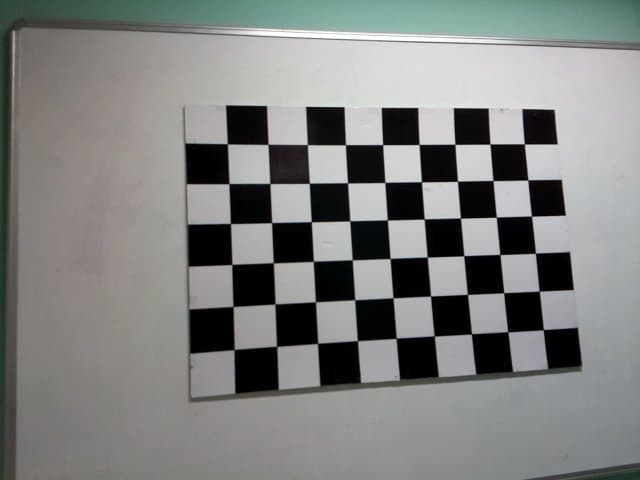
#> input picture photogrammetry/calib_2.jpg, 640 x 480 px
$ jupyter execute --allow-errors opencv.ipynb
#> lines starting #> are read from the running program, lines starting #| are printed output that depends on the picture; after the words box and inside, x2 and y2 are one past the last pixel; in counts of white or black regions, pixels touching at a corner belong together; long printed decimals are rounded
## 1. Camera calibration

Goal: find the intrinsic coordinates and distortion coefficients of the camera.

[cell 1]
def make_grid(grid_nx, grid_ny, rotation=0):
    grid = np.zeros((grid_nx * grid_ny, 3), dtype=np.float32)
    count = 0
    for y in range(grid_ny):
        for x in range(grid_nx):
            grid[count, 0] = x
            grid[count, 1] = y
            count += 1

    if rotation == 1:
        # Rotate 90 degrees counterclockwise (around the center of the grid)
        grid[:, [0, 1]] = grid[:, [1, 0]]
        grid[:, 0] = grid_ny - 1 - grid[:, 0]

    elif rotation == 2:
        # Rotate 180 degrees
        grid[:, 0] = grid_nx - 1 - grid[:, 0]
        grid[:, 1] = grid_ny - 1 - grid[:, 1]

    elif rotation == 3:
        # Rotate 270 degrees counterclockwise (or 90 degrees clockwise)
        grid[:, [0, 1]] = grid[:, [1, 0]]
        grid[:, 1] = grid_nx - 1 - grid[:, 1]

    return grid

#> (a cell that did not finish here is left out)

#> (a cell that did not finish here is left out)

[cell 4]
import matplotlib.pyplot as plt
import numpy as np
import cv2 as cv
import glob

criteria = (cv.TERM_CRITERIA_EPS + cv.TERM_CRITERIA_MAX_ITER, 30, 0.001)

grid_size = (9, 6)
objp = make_grid(grid_size[0], grid_size[1], rotation=0)
# Arrays to store object points and image points from all the images.
objpoints = [] # 3d point in real world space
imgpoints = [] # 2d points in image plane.
images = glob.glob('calib_2.jpg')
for fname in images:
    img = cv.imread(fname)
#> img is the input picture: shape (480, 640, 3); mean B, G, R 128.3, 129.5, 128.2
    gray = cv.cvtColor(img, cv.COLOR_BGR2GRAY)
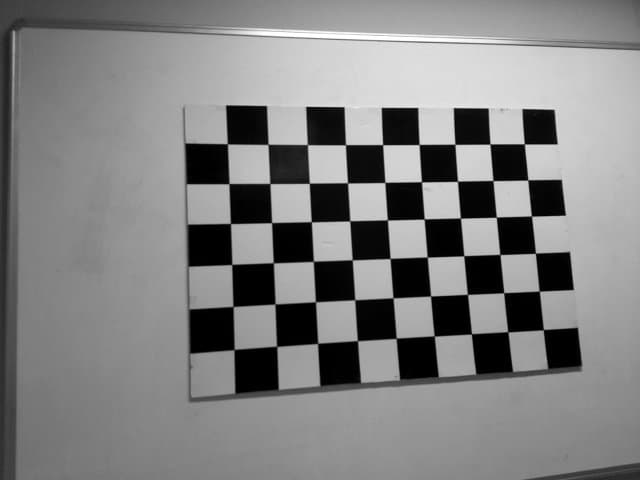
#> gray: shape (480, 640); min 0, max 255, mean 129
    # Find the chess board corners
    ret, corners = cv.findChessboardCorners(gray, grid_size, None)
#> ret = True; corners = 54 rows, first 8: [543.5, 329.1], [507.5, 331.7], [471.4, 333.9], [434.5, 336.2], [396.6, 337.7], [357.2, 340.6], [318.7, 342.4], [277.5, 347.2]
    # If found, add object points, image points (after refining them)
    if ret == True:
        objpoints.append(objp)
        corners2 = cv.cornerSubPix(gray,corners, (11,11), (-1,-1), criteria)
#> corners2 = 54 rows, first 8: [543.3, 329.7], [507.8, 331.8], [471.5, 333.8], [434.2, 336], [396.2, 338.3], [357.5, 340.7], [317.6, 343.4], [276.7, 346.3]
        imgpoints.append(corners2)
        # Draw and display the corners
        cv.drawChessboardCorners(img, grid_size, corners2, ret)
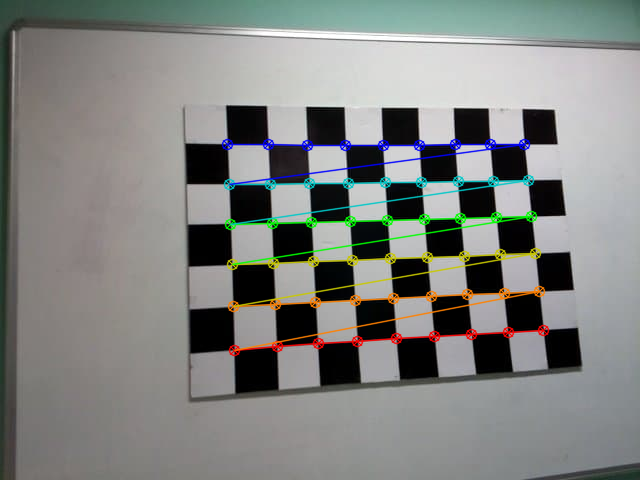
#> img: shape (480, 640, 3); 4.58% of pixels changed, all inside (x1, y1, x2, y2) = (221, 138, 550, 357)
        plt.imshow(img)

[cell 5]
ret, mtx, dist, rvecs, tvecs = cv.calibrateCamera(objpoints, imgpoints, gray.shape[::-1], None, None)
#> ret = 0.137; mtx = [[461.9, 0, 257], [0, 447.5, 218.7], [0, 0, 1]]; dist = [[0.145, -0.0349, -0.00454, -0.0159, -0.0888]]; rvecs = ([-0.263, 0.165, 3.1],); tvecs = ([7.37, 2.94, 12.08],)

dist
#> Out = [[0.145, -0.0349, -0.00454, -0.0159, -0.0888]]

[cell 6]
ret, mtx, dist, rvecs, tvecs = cv.calibrateCamera(objpoints, imgpoints, gray.shape[::-1], None, None)
print("RETURN:\n", ret)
#| RETURN:
#|  0.137
print("CAMERA_MATRIX:\n", mtx)
#| CAMERA_MATRIX:
#|  [[461.918   0.         257.027]
#|  [  0.         447.516 218.658]
#|  [  0.           0.           1.        ]]
print("DISTORTION:\n", dist)
#| DISTORTION:
#|  [[ 0.145 -0.03492  -0.004542 -0.0159 -0.08877 ]]
print("ROTATION:\n", rvecs)
#| ROTATION:
#|  (array([[-0.2631],
#|        [ 0.1651],
#|        [ 3.096]]),)
print("TRANSLATION:\n", tvecs)
#| TRANSLATION:
#|  (array([[ 7.369],
#|        [ 2.937],
#|        [12.075]]),)

[cell 7]
def display_rotation_vector(rvec):
    angle = np.linalg.norm(rvec)
#> angle = 3.11
    direction = rvec / angle
#> direction = [-0.0845, 0.0531, 0.995]
    print(np.abs(angle - np.pi))
#| 0.03031
    print(f"ANGLE: {angle / np.pi * 180:.2f}")
#| ANGLE: 178.26
    print("DIRECTION:\n", direction)
#| DIRECTION:
#|  [[-0.08455]
#|  [ 0.05307]
#|  [ 0.995]]
display_rotation_vector(rvecs[0])

[cell 8]
mean_error = 0
for i in range(len(objpoints)):
    imgpoints2, _ = cv.projectPoints(objpoints[i], rvecs[i], tvecs[i], mtx, dist)
    error = cv.norm(imgpoints[i], imgpoints2, cv.NORM_L2)/len(imgpoints2)
    mean_error += error
#> this loop made 1 pass
#> (error, mean_error) on pass 1: (0.0186, 0.0186)
#> after the loop, mean_error = 0.0186
print( "total error: {}".format(mean_error/len(objpoints)) )
#| total error: 0.01865

[cell 9]
img = cv.imread('calib_2.jpg')
h,  w = img.shape[:2]
#> h = 480; w = 640

# undistort image
# dist = np.zeros((1, 5))
newcameramtx, roi = cv.getOptimalNewCameraMatrix(mtx, dist, (w,h), 1, (w,h))
#> newcameramtx = [[451, 0, 236.7], [0, 436.3, 208.7], [0, 0, 1]]; roi = (6, 11, 598, 437)
dst = cv.undistort(img, mtx, dist, None, newcameramtx)
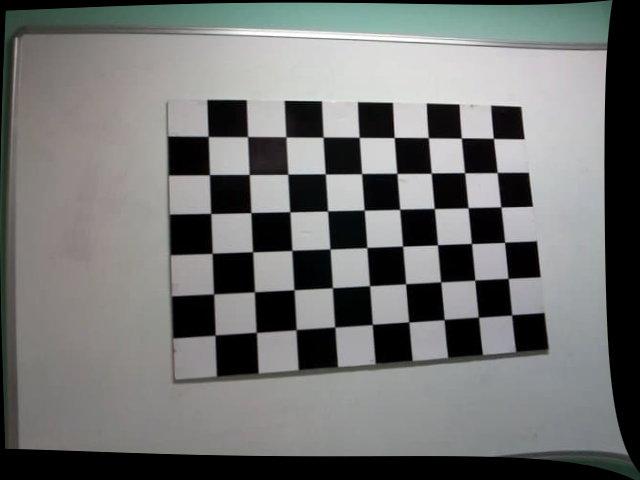
#> dst: shape (480, 640, 3); mean B, G, R 114.3, 115.3, 114

# crop the image to the Region of Interest
x, y, w, h = roi
#> x = 6; y = 11; w = 598; h = 437
# dst = dst[y:y+h, x:x+w]

plt.imshow(img)
plt.show()
plt.imshow(dst)
plt.show()

print("NEW CAMERA MTX:\n", newcameramtx)
#| NEW CAMERA MTX:
#|  [[450.960   0.         236.654]
#|  [  0.         436.306 208.708]
#|  [  0.           0.           1.        ]]
print("ROI:\n", roi)
#| ROI:
#|  (6, 11, 598, 437)
